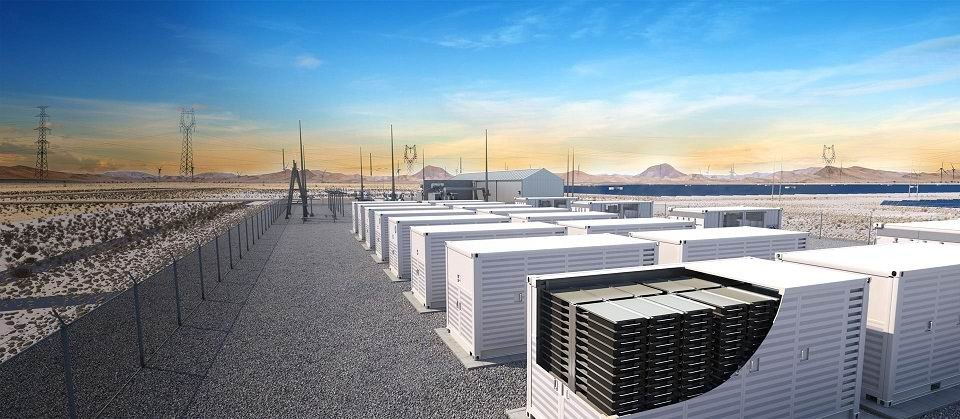
#> input picture downloads/supplier_images/易事特集团股份有限公司/products/012-optimized.jpg, 960 x 419 px
$ python -i generate_image_variants.py   (imports and definitions only)
#> lines starting #> are read from the running program, lines starting #| are printed output that depends on the picture
"""Generate placeholder image variants referenced by HTML but missing on disk.

Three variants are derived from existing base images so HTML/data references no
longer 404. These are placeholders only — the original "hero/lineup/clean"
variants were one-off retouched images whose source workflow is not in the
repo. Replace these later if dedicated artwork is produced.
"""

from __future__ import annotations

from pathlib import Path

from PIL import Image, ImageDraw, ImageFilter, ImageOps


ROOT = Path(__file__).resolve().parents[1]
SUPPLIER_DIR = ROOT / "downloads/supplier_images/易事特集团股份有限公司/products"

VARIANTS = [
    {
        "source": SUPPLIER_DIR / "012-optimized.jpg",
        "target": SUPPLIER_DIR / "012-hero-optimized.jpg",
        "mode": "hero",
    },
    {
        "source": SUPPLIER_DIR / "008-optimized.jpg",
        "target": SUPPLIER_DIR / "025-lineup-optimized.jpg",
        "mode": "lineup",
    },
    {
        "source": SUPPLIER_DIR / "001-optimized.jpg",
        "target": SUPPLIER_DIR / "001-clean-optimized.jpg",
        "mode": "clean",
    },
]


def render_hero(source: Path) -> Image.Image:
    """16:9 hero crop with slight contrast lift."""
    with Image.open(source) as base:
#> base is the input picture: PIL image 960x419 RGB; mean R, G, B 126.9, 143.5, 156.5
        base = base.convert("RGB")
        target_ratio = 16 / 9
        w, h = base.size
#> w = 960; h = 419
        current_ratio = w / h
#> current_ratio = 2.29
        if current_ratio > target_ratio:
            new_w = int(h * target_ratio)
#> new_w = 744
            left = (w - new_w) // 2
#> left = 108
            base = base.crop((left, 0, left + new_w, h))
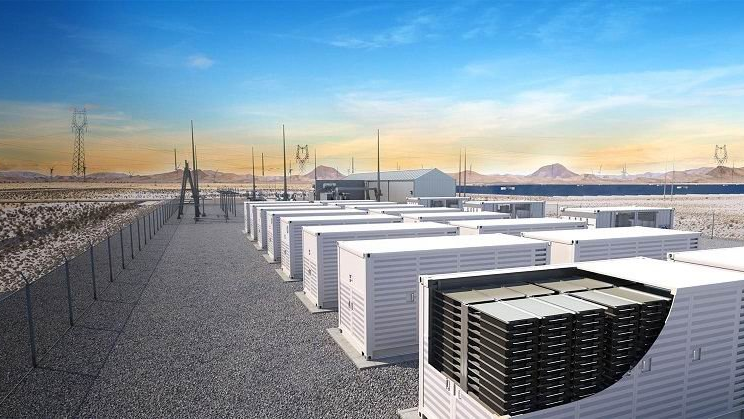
#> base: PIL image 744x419 RGB; mean R, G, B 130.2, 147.8, 161
        else:
            new_h = int(w / target_ratio)
            top = (h - new_h) // 2
            base = base.crop((0, top, w, top + new_h))
        base = base.resize((1600, 900), Image.Resampling.LANCZOS)
#> base: PIL image 1600x900 RGB
        return ImageOps.autocontrast(base, cutoff=2)
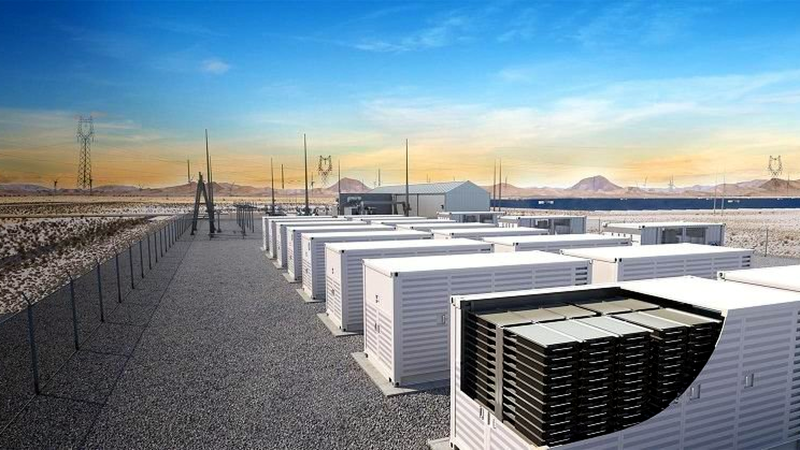
#> returned value: PIL image 1600x900 RGB (shown at 1/2 size); mean R, G, B 122, 141, 153.2


def render_lineup(source: Path) -> Image.Image:
    """Wide banner-style lineup placeholder built from the base image."""
    with Image.open(source) as base:
        base = base.convert("RGB")
        base = base.resize((1200, 675), Image.Resampling.LANCZOS)
        canvas = Image.new("RGB", (1600, 800), "#0f1b2d")
        canvas.paste(base, ((1600 - 1200) // 2, (800 - 675) // 2))
        overlay = Image.new("RGBA", canvas.size, (0, 0, 0, 0))
        draw = ImageDraw.Draw(overlay)
        draw.rectangle((0, 0, canvas.width, canvas.height), fill=(15, 27, 45, 70))
        canvas = Image.alpha_composite(canvas.convert("RGBA"), overlay).convert("RGB")
        return canvas


def render_clean(source: Path) -> Image.Image:
    """Gentle smoothing pass as a stand-in for a 'clean' retouched version."""
    with Image.open(source) as base:
        base = base.convert("RGB")
        smoothed = base.filter(ImageFilter.SMOOTH_MORE)
        return ImageOps.autocontrast(smoothed, cutoff=1)


RENDERERS = {
    "hero": render_hero,
    "lineup": render_lineup,
    "clean": render_clean,
}


def main() -> None:
    for v in VARIANTS:
        src: Path = v["source"]
        dst: Path = v["target"]
        if not src.exists():
            print(f"SKIP: source missing for {dst.name} (no {src.name})")
            continue
        if dst.exists():
            print(f"KEEP: {dst.name} already exists")
            continue
        img = RENDERERS[v["mode"]](src)
        dst.parent.mkdir(parents=True, exist_ok=True)
        img.save(dst, format="JPEG", quality=86, optimize=True)
        print(f"WROTE: {dst} ({dst.stat().st_size} bytes)")


# [2 lines not run here, left out]

>>> result = render_hero('../downloads/supplier_images/易事特集团股份有限公司/products/012-optimized.jpg')

$ run again, on downloads/supplier_images/易事特集团股份有限公司/products/002-optimized.jpg
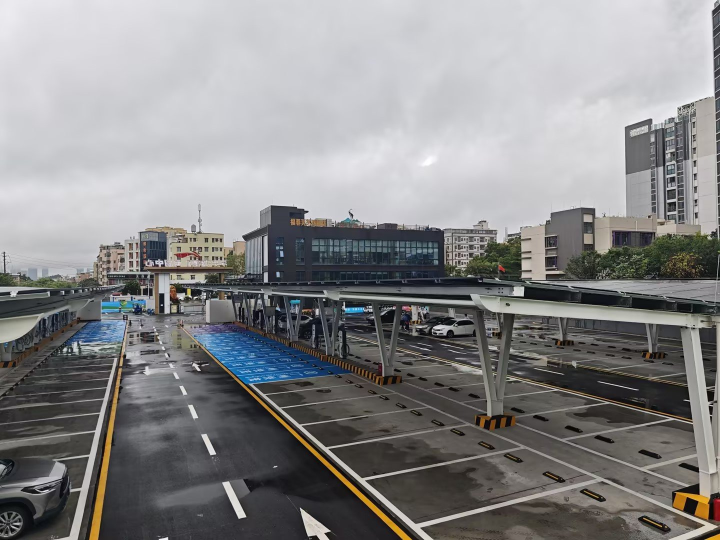
#> input picture downloads/supplier_images/易事特集团股份有限公司/products/002-optimized.jpg, 1440 x 1080 px (shown at 1/2 size)
#> in render_hero, base is the input picture: PIL image 1440x1080 RGB; mean R, G, B 136.6, 136.3, 137.2
#> in render_hero, `base = base.resize((1600, 900), Image.Resampling.LANCZOS)`:
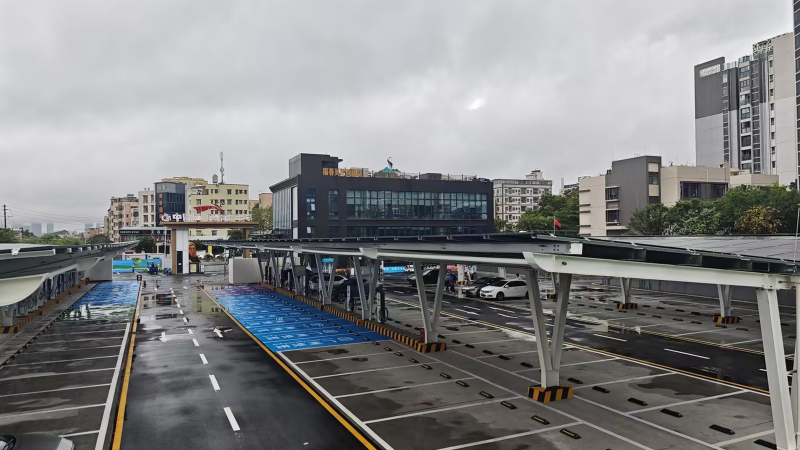
#> base: PIL image 1600x900 RGB (shown at 1/2 size); mean R, G, B 132.7, 133.1, 134.4
#> in render_hero, `return ImageOps.autocontrast(base, cutoff=2)`:
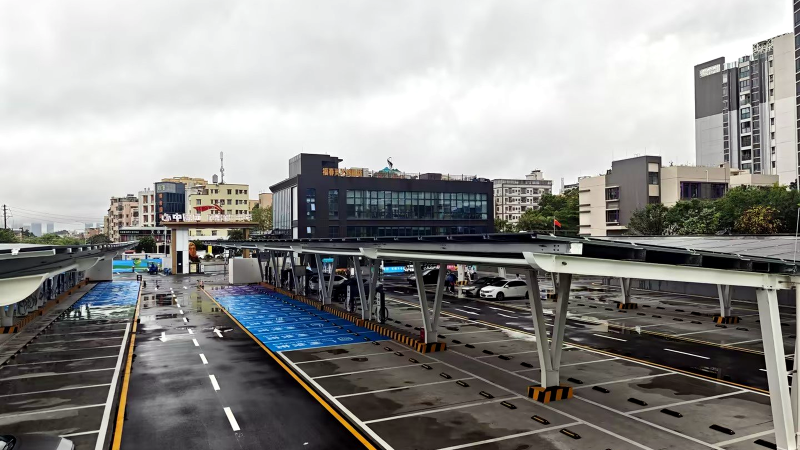
#> returned value: PIL image 1600x900 RGB (shown at 1/2 size); mean R, G, B 144.3, 143.8, 142

$ run again, on downloads/supplier_images/易事特集团股份有限公司/products/003-optimized.jpg
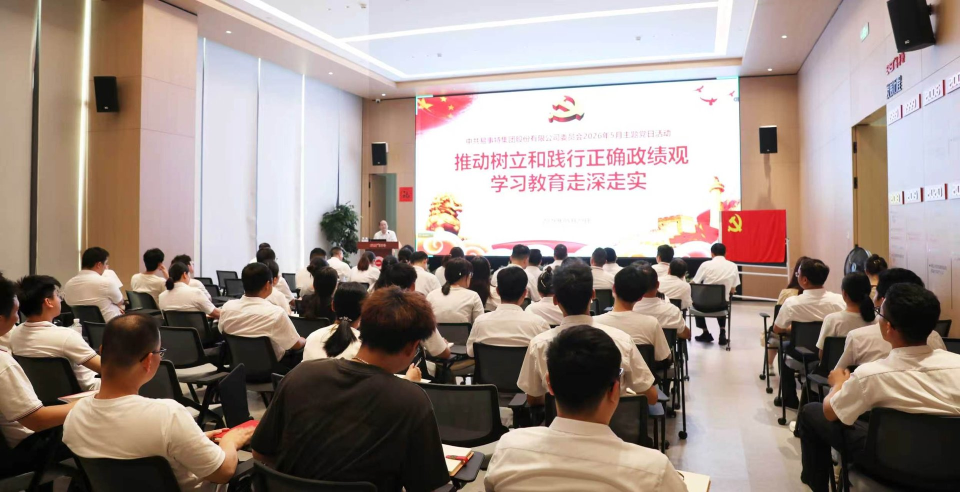
#> input picture downloads/supplier_images/易事特集团股份有限公司/products/003-optimized.jpg, 1920 x 984 px (shown at 1/2 size)
#> in render_hero, base is the input picture: PIL image 1920x984 RGB; mean R, G, B 157.1, 142.1, 135
#> in render_hero, `base = base.crop((left, 0, left + new_w, h))`:
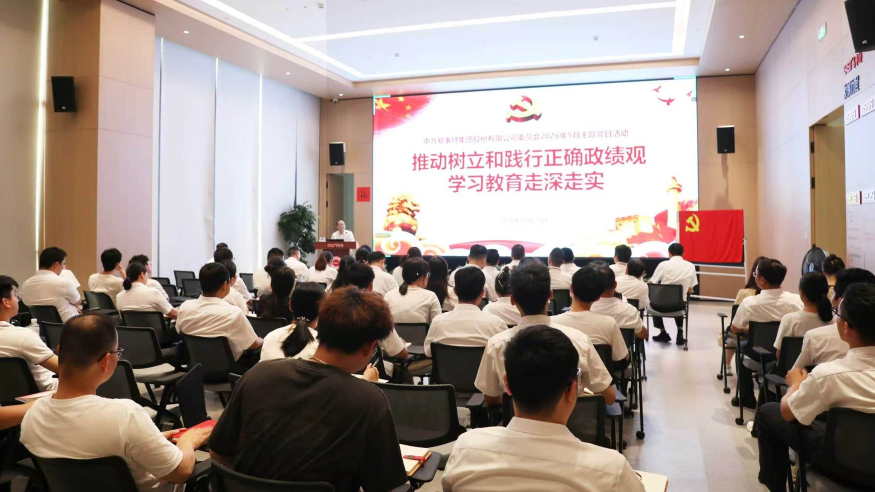
#> base: PIL image 1749x984 RGB (shown at 1/2 size); mean R, G, B 159, 143.8, 136.8
#> in render_hero, `base = base.resize((1600, 900), Image.Resampling.LANCZOS)`:
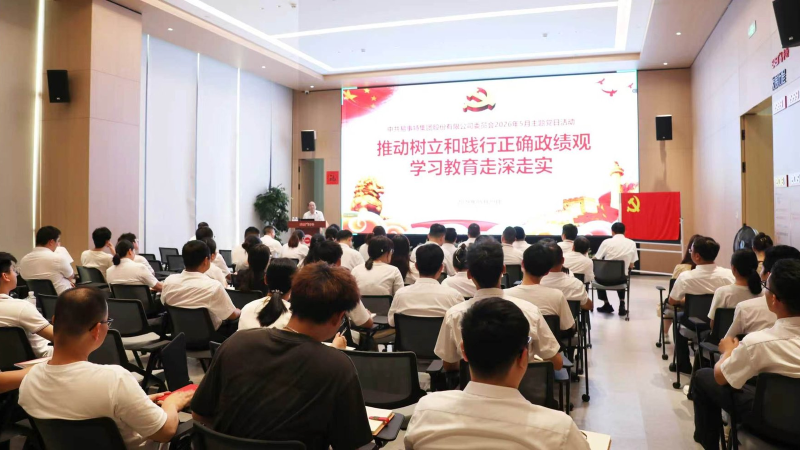
#> base: PIL image 1600x900 RGB (shown at 1/2 size); mean R, G, B 159, 143.8, 136.8
